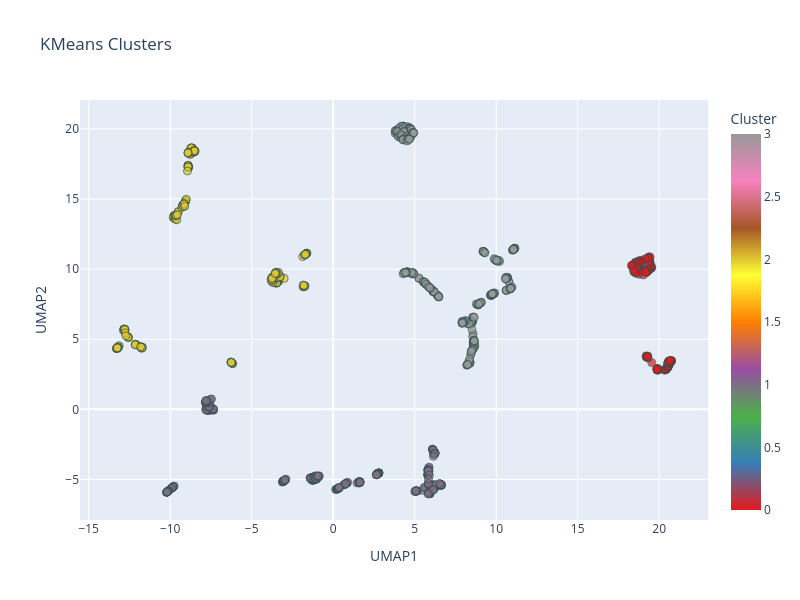
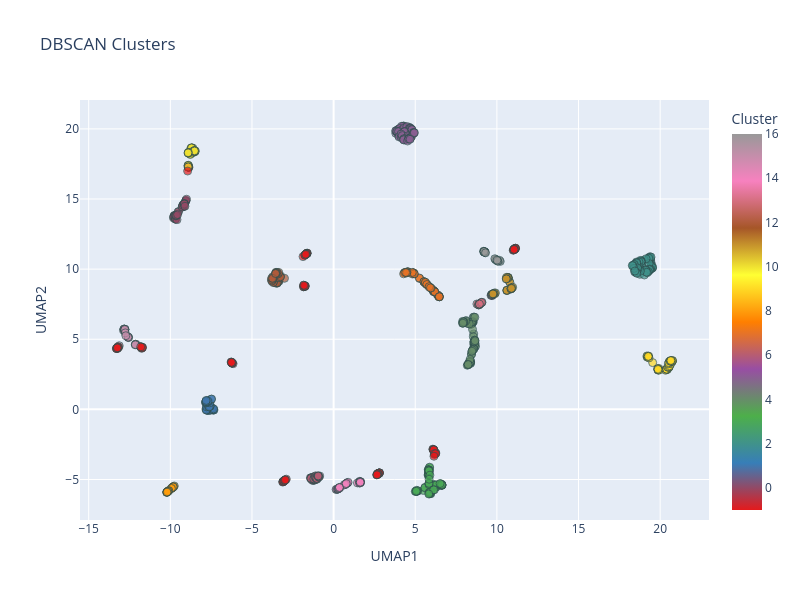

The notebook cell these images were saved under, in order:
### Markdown cell above
#### Visualização

### Code cell
print("\nKMeans Clusters - Visualização Interativa:")
plot_interactive_clusters(umap_results, clusters_kmeans, 'KMeans Clusters')

print("\nDBSCAN Clusters - Visualização Interativa:")
plot_interactive_clusters(umap_results, clusters_dbscan, 'DBSCAN Clusters')

### Figure 1 — Plotly figure (JSON) as saved in the notebook; plotly's stock layout.template omitted (floating-point values rounded to 4 significant figures; data arrays with more than 128 entries replaced by an {"elided": "..."} marker saying what was removed)
{"data": [{"customdata": {"elided": "800x4 mixed values"}, "hovertemplate": "UMAP1=%{x}<br>UMAP2=%{y}<br>Nome=%{customdata[0]}<br>Tipo 1=%{customdata[1]}<br>Lendário=%{customdata[2]}<br>Geração=%{customdata[3]}<br>Cluster=%{marker.color}<extra></extra>", "legendgroup": "", "marker": {"color": {"elided": "800 int values"}, "coloraxis": "coloraxis", "line": {"color": "DarkSlateGrey", "width": 1}, "opacity": 0.7, "size": 8, "symbol": "circle"}, "mode": "markers", "name": "", "orientation": "v", "showlegend": false, "type": "scatter", "x": {"elided": "800 float values"}, "xaxis": "x", "y": {"elided": "800 float values"}, "yaxis": "y"}], "layout": {"coloraxis": {"colorbar": {"title": {"text": "Cluster"}}, "colorscale": [[0, "rgb(228,26,28)"], [0.125, "rgb(55,126,184)"], [0.25, "rgb(77,175,74)"], [0.375, "rgb(152,78,163)"], [0.5, "rgb(255,127,0)"], [0.625, "rgb(255,255,51)"], [0.75, "rgb(166,86,40)"], [0.875, "rgb(247,129,191)"], [1, "rgb(153,153,153)"]]}, "height": 600, "legend": {"tracegroupgap": 0}, "title": {"text": "KMeans Clusters"}, "width": 800, "xaxis": {"anchor": "y", "autorange": true, "domain": [0, 1], "range": [-15.53, 22.99], "title": {"text": "UMAP1"}, "type": "linear"}, "yaxis": {"anchor": "x", "autorange": true, "domain": [0, 1], "range": [-7.888, 22.06], "title": {"text": "UMAP2"}, "type": "linear"}}}

### Figure 2 — Plotly figure (JSON) as saved in the notebook; plotly's stock layout.template omitted (floating-point values rounded to 4 significant figures; data arrays with more than 128 entries replaced by an {"elided": "..."} marker saying what was removed)
{"data": [{"customdata": {"elided": "800x4 mixed values"}, "hovertemplate": "UMAP1=%{x}<br>UMAP2=%{y}<br>Nome=%{customdata[0]}<br>Tipo 1=%{customdata[1]}<br>Lendário=%{customdata[2]}<br>Geração=%{customdata[3]}<br>Cluster=%{marker.color}<extra></extra>", "legendgroup": "", "marker": {"color": {"elided": "800 int values"}, "coloraxis": "coloraxis", "line": {"color": "DarkSlateGrey", "width": 1}, "opacity": 0.7, "size": 8, "symbol": "circle"}, "mode": "markers", "name": "", "orientation": "v", "showlegend": false, "type": "scatter", "x": {"elided": "800 float values"}, "xaxis": "x", "y": {"elided": "800 float values"}, "yaxis": "y"}], "layout": {"coloraxis": {"colorbar": {"title": {"text": "Cluster"}}, "colorscale": [[0, "rgb(228,26,28)"], [0.125, "rgb(55,126,184)"], [0.25, "rgb(77,175,74)"], [0.375, "rgb(152,78,163)"], [0.5, "rgb(255,127,0)"], [0.625, "rgb(255,255,51)"], [0.75, "rgb(166,86,40)"], [0.875, "rgb(247,129,191)"], [1, "rgb(153,153,153)"]]}, "height": 600, "legend": {"tracegroupgap": 0}, "title": {"text": "DBSCAN Clusters"}, "width": 800, "xaxis": {"anchor": "y", "autorange": true, "domain": [0, 1], "range": [-15.53, 22.99], "title": {"text": "UMAP1"}, "type": "linear"}, "yaxis": {"anchor": "x", "autorange": true, "domain": [0, 1], "range": [-7.888, 22.06], "title": {"text": "UMAP2"}, "type": "linear"}}}
